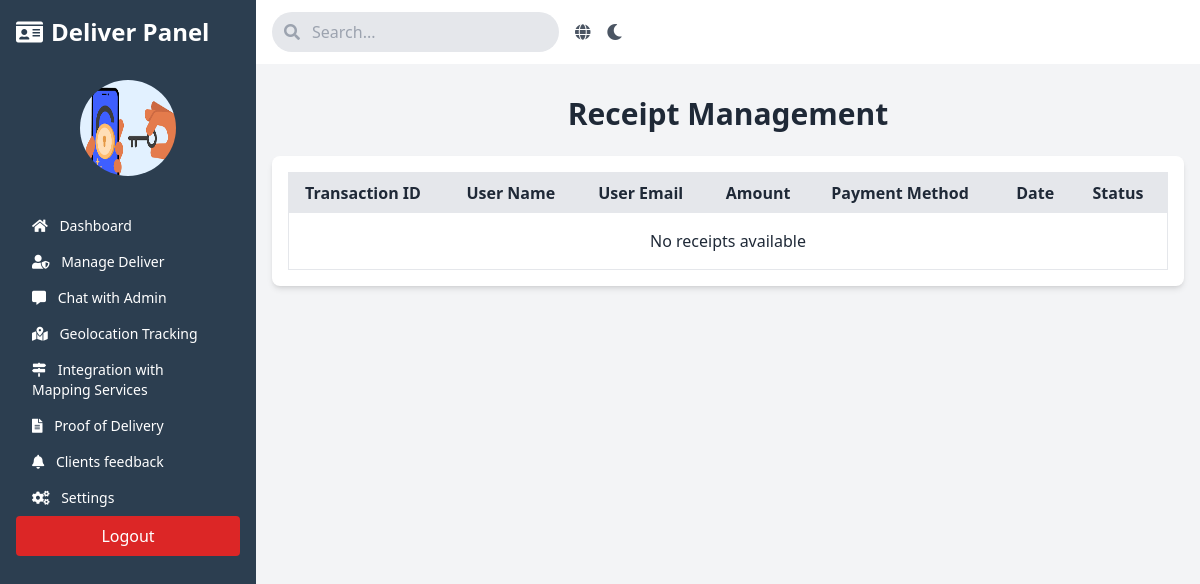
/manage/ (signed in), run on an earlier commit of the app's database.
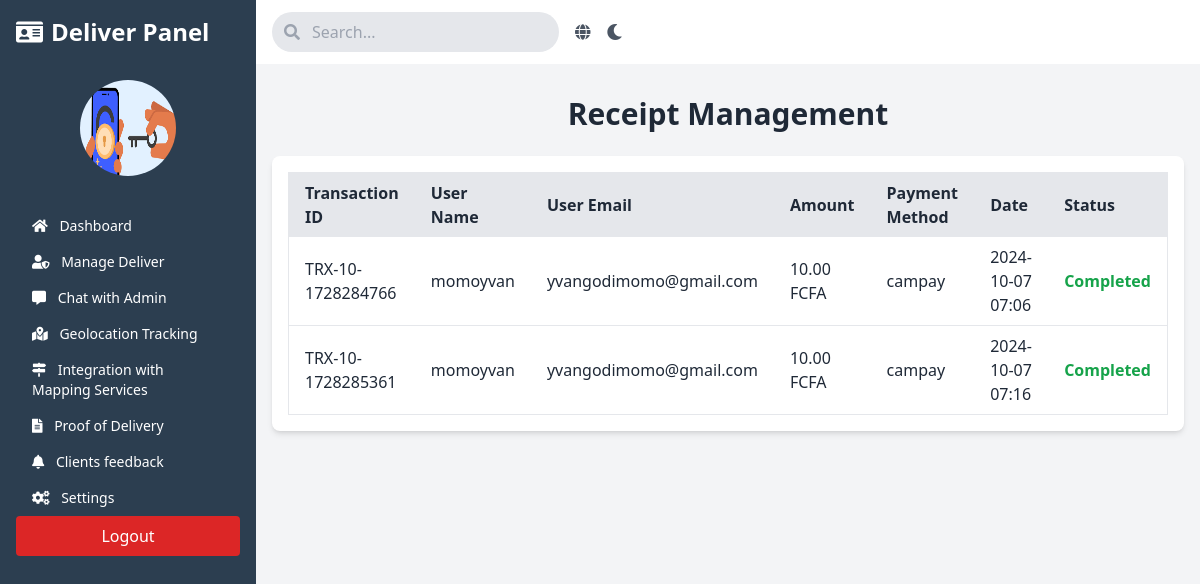
And on a later commit of the database.
### binzi/models.py (models this page shows, shortened)
class Receipt(models.Model):
    transaction_id = models.CharField(max_length=255, unique=True)
    user = models.ForeignKey(settings.AUTH_USER_MODEL, on_delete=models.CASCADE)
    amount = models.DecimalField(max_digits=10, decimal_places=2)
    payment_method = models.CharField(max_length=50)  # E.g., "PayPal", "Credit Card"
    created_at = models.DateTimeField(auto_now_add=True)
    status = models.CharField(max_length=50)  # E.g., "Completed", "Pending"
    pdf = models.FileField(upload_to='receipts/', null=True, blank=True)  # Add this line to store the PDF

class CustomUser(AbstractUser):
    ROLE_CHOICES = (
        ('admin', 'Admin'),
        ('deliver', 'Deliver'),
        ('client', 'Client'),
    )
    role = models.CharField(max_length=30, choices=ROLE_CHOICES, default='client')
    profile_picture = models.ImageField(upload_to='profile_pictures/', blank=True, null=True)
    theme = models.CharField(max_length=100, default='light', choices=[('light', 'Light'), ('dark', 'Dark')])

### binzi/views.py (the view)
# urls.py: path('manage/', views.manage_deliver_view, name='manage_deliver'),
@login_required
def manage_deliver_view(request):
    if request.user.role != 'deliver':
        raise PermissionDenied("You do not have permission to access this page.")
    receipts = Receipt.objects.select_related('user').all()
    return render(request, 'panel/deliver/command/manage_deliver.html', {'receipts': receipts})

### binzi/templates/panel/deliver/command/manage_deliver.html (shortened to what this page needs)
{% extends "panel/base/base_deliver.html" %}
{% block content %}
<h1 class="text-3xl font-bold text-center mb-6">Receipt Management</h1>
<div class="bg-white shadow-md rounded-lg p-4">
    <table class="min-w-full bg-white border border-gray-200">
        <thead>
            <tr>
                <th class="py-2 px-4 bg-gray-200 text-left">Transaction ID</th>
                <th class="py-2 px-4 bg-gray-200 text-left">User Name</th>
                <th class="py-2 px-4 bg-gray-200 text-left">User Email</th>
                <th class="py-2 px-4 bg-gray-200 text-left">Amount</th>
                <th class="py-2 px-4 bg-gray-200 text-left">Payment Method</th>
                <th class="py-2 px-4 bg-gray-200 text-left">Date</th>
                <th class="py-2 px-4 bg-gray-200 text-left">Status</th>
            </tr>
        </thead>
        <tbody>
            {% for receipt in receipts %}
            <tr class="border-b border-gray-200">
                <td class="py-2 px-4">{{ receipt.transaction_id }}</td>
                <td class="py-2 px-4">{{ receipt.user.username }}</td>
                <td class="py-2 px-4">{{ receipt.user.email }}</td>
                <td class="py-2 px-4">{{ receipt.amount }} FCFA</td>
                <td class="py-2 px-4">{{ receipt.payment_method }}</td>
                <td class="py-2 px-4">{{ receipt.created_at|date:"Y-m-d H:i" }}</td>
                <td class="py-2 px-4">
                    {% if receipt.status == 'Completed' %}
                        <span class="text-green-600 font-semibold">{{ receipt.status }}</span>
                    {% else %}
                        <span class="text-red-600 font-semibold">{{ receipt.status }}</span>
                    {% endif %}
                </td>
            </tr>
            {% empty %}
            <tr>
                <td colspan="7" class="text-center py-4">No receipts available</td>
            </tr>
            {% endfor %}
        </tbody>
    </table>
</div>
{% endblock %}

What changed in the data, as far as the page shows it:
added Receipt: transaction_id "TRX-10-1728284766", user.username "momoyvan", user.email "yvangodimomo@gmail.com", amount "10.00", payment_method "campay", created_at "2024-10-07 07:06", status "Completed"
added Receipt: transaction_id "TRX-10-1728285361", user.username "momoyvan", user.email "yvangodimomo@gmail.com", amount "10.00", payment_method "campay", created_at "2024-10-07 07:16", status "Completed"
Also different on the page:
text no longer shown: "No receipts available"
